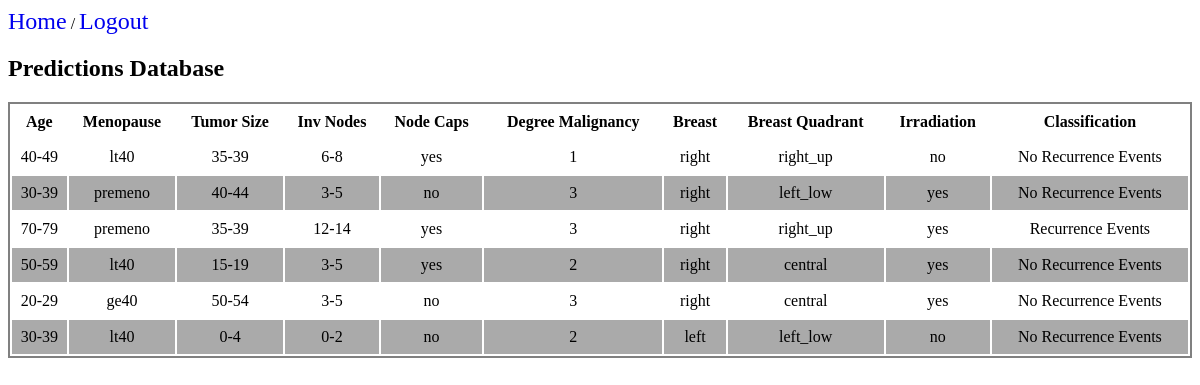
The app's page /predictionlist/ (signed in) with its own data.
### prediction/models.py (models this page shows, shortened)
class PredictCancer(models.Model):
    TWENTY = '20-29'
    THIRTY = '30-39'
    FOURTY = '40-49'
    FIFTY = '50-59'
    SIXTY = '60-69'
    SEVENTY = '70-79'
    AGE_CHOICES = [
        (TWENTY, '20-29'),
        (THIRTY, '30-39'),
        (FOURTY, '40-49'),
        (FIFTY, '50-59'),
        (SIXTY, '60-69'),
        (SEVENTY, '70-79'),
    ]
    age = models.CharField(
        max_length=50,
        choices=AGE_CHOICES,
    )
    LOW = 'ge40'
    MEDIUM = 'lt40'
    HIGH = 'premeno'
    MENOPAUSE_CHOICES =[
        (LOW, 'ge40'),
        (MEDIUM, 'lt40'),
        (HIGH, 'premeno'),
    ]
    menopause = models.CharField(
        max_length=50,
        choices=MENOPAUSE_CHOICES,
    )
    ONE = '0-4'
    TWO = '5-9'
    THREE = '10-14'
    FOUR = '15-19'
    FIVE = '20-24'
    SIX = '25-29'
    SEVEN = '30-34'
    EIGHT = '35-39'
    NINE = '40-44'
    TEN = '45-49'
    ELEVEN = '50-54'
    TUMOR_SIZE_CHOICES = [
        (ONE, '0-4'),
        (TWO, '5-9'),
        (THREE, '10-14'),
        (FOUR, '15-19'),
        (FIVE, '20-24'),
        (SIX, '25-29'),
        (SEVEN, '30-34'),
        (EIGHT, '35-39'),
        (NINE, '40-44'),
        (TEN, '45-49'),
        (ELEVEN, '50-54'),
    ]
    tumor_size = models.CharField(
        max_length=50,
        choices=TUMOR_SIZE_CHOICES,
    )
    FIRST = '0-2'
    SECOND = '3-5'
    THIRD = '6-8'
    FOURTH = '9-11'
    FIVETH = '12-14'
    SIXTH = '15-17'
    SEVENTH = '24-26'
    INV_NODES_CHOICES = [
        (FIRST, '0-2'),
        (SECOND, '3-5'),
        (THIRD, '6-8'),
        (FOURTH, '9-11'),
        (FIVETH, '12-14'),
        (SIXTH, '15-17'),
        (SEVENTH, '24-26'),
    ]
    inv_nodes = models.CharField(
        max_length=50,
        choices=INV_NODES_CHOICES,
    )
    NO = 'no'
    YES = 'yes'
    NODE_CAPS_CHOICES = [
        (NO, 'no'),
        (YES, 'yes'),
    ]
    node_caps = models.CharField(
        max_length=50,
        choices=NODE_CAPS_CHOICES,
    )
    deg_malig = models.IntegerField()
    LEFT = 'left'
    RIGHT = 'right'
    BREAST_CHOICES = [
        (LEFT, 'left'),
        (RIGHT, 'right'),
    ]
    breast = models.CharField(
        max_length=50,
        choices=BREAST_CHOICES,
    )
    CENTRAL = 'central'
    LEFTLOW = 'left_low'
    LEFTUP = 'left_up'
    RIGHTLOW = 'right_low'
    RIGHTUP = 'right_up'
    BREAST_QUAD_CHOICES = [
        (CENTRAL, 'central'),
        (LEFTLOW, 'left_low'),
        (LEFTUP, 'left_up'),
        (RIGHTLOW, 'right_low'),
        (RIGHTUP, 'right_up'),
    ]
    breast_quad = models.CharField(
        max_length=50,
        choices=BREAST_QUAD_CHOICES,
    )
    NO = 'no'
    YES = 'yes'
    IRRADIAT_CHOICES = [
        (NO, 'no'),
        (YES, 'yes'),
    ]
    irradiat = models.CharField(
        max_length=50,
        choices=IRRADIAT_CHOICES,
    )
    classification = models.CharField(max_length=50)

### prediction/views.py (the view)
# urls.py: path('predictionlist/', views.PredictionList.as_view(), name='dashboard'),
class PredictionList(LoginRequiredMixin, ListView):
   model = PredictCancer
   template_name = 'dashboard.html'

### prediction/templates/dashboard.html (shortened to what this page needs)
{% load static %}
<head>
</head>
{% block main %}
    <a href="{% url 'home' %}">Home</a> / <a href="{% url 'logout' %}">Logout</a>
    <h2>Predictions Database</h2>
    <table id="store">
        <thead>
            <tr>
                <th>Age</th>
                <th>Menopause</th>
                <th>Tumor Size</th>
                <th>Inv Nodes</th>
                <th>Node Caps</th>
                <th>Degree Malignancy</th>
                <th>Breast</th>
                <th>Breast Quadrant</th>
                <th>Irradiation</th>
                <th>Classification</th>
            </tr>
        </thead>
        <tbody>
          {% for classification in object_list %}
            <tr>
              <td>{{ classification.age }}</td>
              <td>{{ classification.menopause }}</td>
              <td>{{ classification.tumor_size }}</td>
              <td>{{ classification.inv_nodes }}</td>
              <td>{{ classification.node_caps }}</td>
              <td>{{ classification.deg_malig }}</td>
              <td>{{ classification.breast }}</td>
              <td>{{ classification.breast_quad }}</td>
              <td>{{ classification.irradiat }}</td>
              <td>{{ classification.classification }}</td>
            </tr>
          {% endfor %}
        </tbody>
    </table>
{% endblock %}

### prediction/templates/dashboard.html (style rules this page uses)
#store { border: 2px solid gray; height: auto; width: 100%; text-align: center; line-height: 30px; }
#store td { padding: 2px 2px; text-align: center; word-wrap:break-word; }
#store tr:nth-child(even) { background-color: #AAAAAA; }
#store td:nth-child(2) { text-align: center; }
#store td:nth-child(3) { text-align: center; }
#store th:nth-child(2) { text-align: center; }
#store th:nth-child(3) { text-align: center; }
a { font-size: 1.5rem; text-decoration: none; }

### records on screen
PredictCancer: age "40-49", menopause "lt40", tumor_size "35-39", inv_nodes "6-8", node_caps "yes", deg_malig "1", breast "right", breast_quad "right_up", irradiat "no", classification "No Recurrence Events"
PredictCancer: age "30-39", menopause "premeno", tumor_size "40-44", inv_nodes "3-5", node_caps "no", deg_malig "3", breast "right", breast_quad "left_low", irradiat "yes", classification "No Recurrence Events"
PredictCancer: age "70-79", menopause "premeno", tumor_size "35-39", inv_nodes "12-14", node_caps "yes", deg_malig "3", breast "right", breast_quad "right_up", irradiat "yes", classification "Recurrence Events"
PredictCancer: age "50-59", menopause "lt40", tumor_size "15-19", inv_nodes "3-5", node_caps "yes", deg_malig "2", breast "right", breast_quad "central", irradiat "yes", classification "No Recurrence Events"
PredictCancer: age "20-29", menopause "ge40", tumor_size "50-54", inv_nodes "3-5", node_caps "no", deg_malig "3", breast "right", breast_quad "central", irradiat "yes", classification "No Recurrence Events"
PredictCancer: age "30-39", menopause "lt40", tumor_size "0-4", inv_nodes "0-2", node_caps "no", deg_malig "2", breast "left", breast_quad "left_low", irradiat "no", classification "No Recurrence Events"
